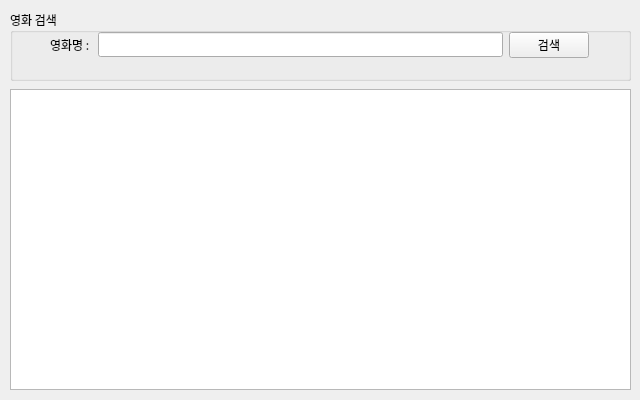
<?xml version="1.0" encoding="UTF-8"?>
<ui version="4.0">
 <class>FrmMain</class>
 <widget class="QWidget" name="FrmMain">
  <property name="windowModality">
   <enum>Qt::NonModal</enum>
  </property>
  <property name="geometry">
   <rect>
    <x>0</x>
    <y>0</y>
    <width>640</width>
    <height>400</height>
   </rect>
  </property>
  <property name="sizePolicy">
   <sizepolicy hsizetype="Fixed" vsizetype="Fixed">
    <horstretch>0</horstretch>
    <verstretch>0</verstretch>
   </sizepolicy>
  </property>
  <property name="minimumSize">
   <size>
    <width>640</width>
    <height>400</height>
   </size>
  </property>
  <property name="maximumSize">
   <size>
    <width>640</width>
    <height>400</height>
   </size>
  </property>
  <property name="font">
   <font>
    <family>나눔고딕</family>
   </font>
  </property>
  <property name="windowTitle">
   <string>네이버 API 영화 검색 App.</string>
  </property>
  <widget class="QWidget" name="verticalLayoutWidget">
   <property name="geometry">
    <rect>
     <x>10</x>
     <y>10</y>
     <width>621</width>
     <height>71</height>
    </rect>
   </property>
   <layout class="QVBoxLayout" name="searchLayout">
    <item>
     <widget class="QGroupBox" name="groupBox">
      <property name="title">
       <string>영화 검색</string>
      </property>
      <widget class="QWidget" name="layoutWidget">
       <property name="geometry">
        <rect>
         <x>40</x>
         <y>20</y>
         <width>539</width>
         <height>30</height>
        </rect>
       </property>
       <layout class="QHBoxLayout" name="horizontalLayout">
        <item>
         <widget class="QLabel" name="label">
          <property name="text">
           <string>영화명 : </string>
          </property>
         </widget>
        </item>
        <item>
         <widget class="QLineEdit" name="txtSearch"/>
        </item>
        <item>
         <widget class="QPushButton" name="btnSearch">
          <property name="text">
           <string>검색</string>
          </property>
         </widget>
        </item>
       </layout>
      </widget>
     </widget>
    </item>
   </layout>
  </widget>
  <widget class="QWidget" name="verticalLayoutWidget_2">
   <property name="geometry">
    <rect>
     <x>10</x>
     <y>89</y>
     <width>621</width>
     <height>301</height>
    </rect>
   </property>
   <layout class="QVBoxLayout" name="resultLayout">
    <item>
     <widget class="QTableWidget" name="tblResult">
      <property name="font">
       <font>
        <family>나눔고딕</family>
       </font>
      </property>
     </widget>
    </item>
   </layout>
  </widget>
 </widget>
 <resources/>
 <connections/>
</ui>
